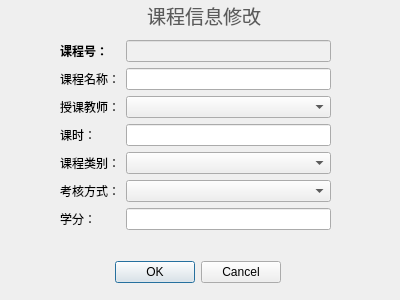
<?xml version="1.0" encoding="UTF-8"?>
<ui version="4.0">
 <class>ChangeLesInfo</class>
 <widget class="QWidget" name="ChangeLesInfo">
  <property name="geometry">
   <rect>
    <x>0</x>
    <y>0</y>
    <width>400</width>
    <height>300</height>
   </rect>
  </property>
  <property name="windowTitle">
   <string>Admin - 课程信息修改</string>
  </property>
  <property name="windowIcon">
   <iconset resource="res.qrc">
    <normaloff>:/admin.jpg</normaloff>:/admin.jpg</iconset>
  </property>
  <widget class="QDialogButtonBox" name="btn_checkChange">
   <property name="geometry">
    <rect>
     <x>100</x>
     <y>260</y>
     <width>181</width>
     <height>24</height>
    </rect>
   </property>
   <property name="standardButtons">
    <set>QDialogButtonBox::Cancel|QDialogButtonBox::Ok</set>
   </property>
  </widget>
  <widget class="QLabel" name="lesWinTitle">
   <property name="geometry">
    <rect>
     <x>140</x>
     <y>0</y>
     <width>128</width>
     <height>31</height>
    </rect>
   </property>
   <property name="font">
    <font>
     <family>等线 Light</family>
     <pointsize>12</pointsize>
     <italic>false</italic>
     <bold>false</bold>
    </font>
   </property>
   <property name="styleSheet">
    <string notr="true">font: 300 12pt &quot;等线 Light&quot;;</string>
   </property>
   <property name="text">
    <string>&lt;!DOCTYPE HTML PUBLIC &quot;-//W3C//DTD HTML 4.0//EN&quot; &quot;http://www.w3.org/TR/REC-html40/strict.dtd&quot;&gt;
&lt;html&gt;&lt;head&gt;&lt;meta name=&quot;qrichtext&quot; content=&quot;1&quot; /&gt;&lt;meta charset=&quot;utf-8&quot; /&gt;&lt;style type=&quot;text/css&quot;&gt;
p, li { white-space: pre-wrap; }
hr { height: 1px; border-width: 0; }
li.unchecked::marker { content: &quot;\2610&quot;; }
li.checked::marker { content: &quot;\2612&quot;; }
&lt;/style&gt;&lt;/head&gt;&lt;body style=&quot; font-family:'等线 Light'; font-size:12pt; font-weight:300; font-style:normal;&quot;&gt;
&lt;p align=&quot;center&quot; style=&quot; margin-top:0px; margin-bottom:0px; margin-left:0px; margin-right:0px; -qt-block-indent:0; text-indent:0px;&quot;&gt;&lt;span style=&quot; font-family:'Microsoft YaHei UI'; font-size:14pt; font-weight:400; color:#5b5b5b;&quot;&gt;课程信息修改&lt;/span&gt;&lt;/p&gt;&lt;/body&gt;&lt;/html&gt;</string>
   </property>
  </widget>
  <widget class="QWidget" name="formLayoutWidget">
   <property name="geometry">
    <rect>
     <x>60</x>
     <y>40</y>
     <width>271</width>
     <height>202</height>
    </rect>
   </property>
   <layout class="QFormLayout" name="formLayout">
    <item row="0" column="0">
     <widget class="QLabel" name="label">
      <property name="text">
       <string>&lt;html&gt;&lt;head/&gt;&lt;body&gt;&lt;p&gt;&lt;span style=&quot; font-weight:700;&quot;&gt;课程号：&lt;/span&gt;&lt;/p&gt;&lt;/body&gt;&lt;/html&gt;</string>
      </property>
     </widget>
    </item>
    <item row="0" column="1">
     <widget class="QLineEdit" name="ID_line">
      <property name="font">
       <font>
        <bold>true</bold>
       </font>
      </property>
      <property name="styleSheet">
       <string notr="true">background-color: rgb(240, 240, 240);</string>
      </property>
      <property name="readOnly">
       <bool>true</bool>
      </property>
     </widget>
    </item>
    <item row="1" column="0">
     <widget class="QLabel" name="label_2">
      <property name="text">
       <string>&lt;html&gt;&lt;head/&gt;&lt;body&gt;&lt;p&gt;课程名称：&lt;/p&gt;&lt;/body&gt;&lt;/html&gt;</string>
      </property>
     </widget>
    </item>
    <item row="1" column="1">
     <widget class="QLineEdit" name="LNAME_line"/>
    </item>
    <item row="2" column="0">
     <widget class="QLabel" name="label_4">
      <property name="text">
       <string>授课教师：</string>
      </property>
     </widget>
    </item>
    <item row="3" column="0">
     <widget class="QLabel" name="label_5">
      <property name="text">
       <string>&lt;html&gt;&lt;head/&gt;&lt;body&gt;&lt;p align=&quot;right&quot;&gt;课时：&lt;/p&gt;&lt;/body&gt;&lt;/html&gt;</string>
      </property>
     </widget>
    </item>
    <item row="3" column="1">
     <widget class="QLineEdit" name="CHOUR_lineEdit"/>
    </item>
    <item row="4" column="0">
     <widget class="QLabel" name="label_6">
      <property name="text">
       <string>课程类别：</string>
      </property>
     </widget>
    </item>
    <item row="5" column="0">
     <widget class="QLabel" name="label_7">
      <property name="text">
       <string>考核方式：</string>
      </property>
     </widget>
    </item>
    <item row="2" column="1">
     <widget class="QComboBox" name="T_comboBox"/>
    </item>
    <item row="4" column="1">
     <widget class="QComboBox" name="TYPE_cb"/>
    </item>
    <item row="5" column="1">
     <widget class="QComboBox" name="TEST_cb"/>
    </item>
    <item row="6" column="0">
     <widget class="QLabel" name="label_8">
      <property name="text">
       <string>学分：</string>
      </property>
     </widget>
    </item>
    <item row="6" column="1">
     <widget class="QLineEdit" name="CREDIT_lineEdit"/>
    </item>
   </layout>
  </widget>
 </widget>
 <resources>
  <include location="res.qrc"/>
 </resources>
 <connections/>
</ui>
